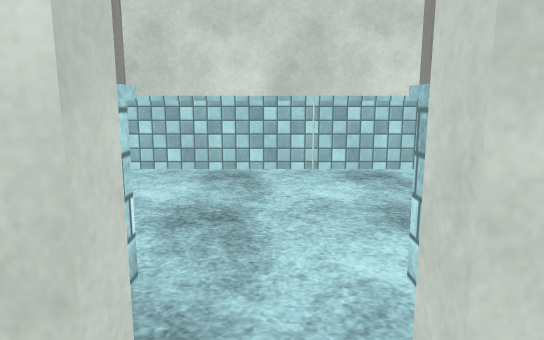
view 1 (above)

21 first-person views from a walk through a scene from a Unity 3-D project. The camera is 1.3 m above the floor, tilts 10° down and sees 70° across. The floor is counted in squares, 1 m on a side. Each view is taken from the middle of a square. On the plan, view 1 faces up. The plan holds only what a view shows up to about 16 squares ahead; the rest is blank. The place goes on beyond the plan. Door leaves are left out, so doorways stand open. Some surface patterns are stand-ins.

view 2
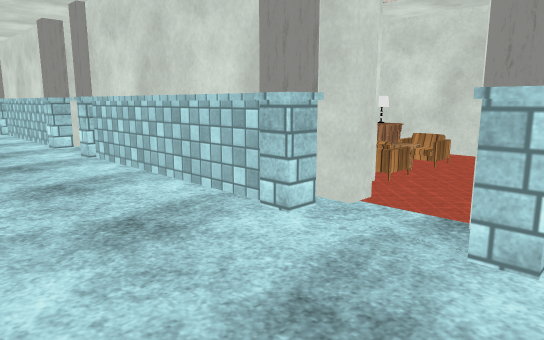

view 3
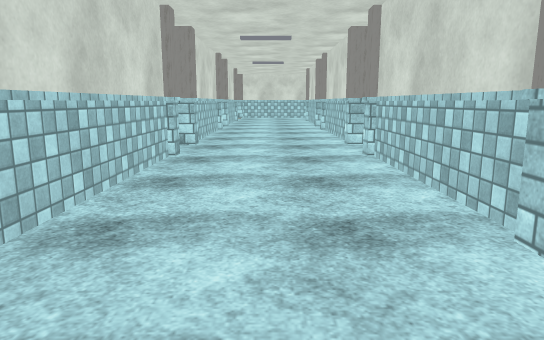

view 4
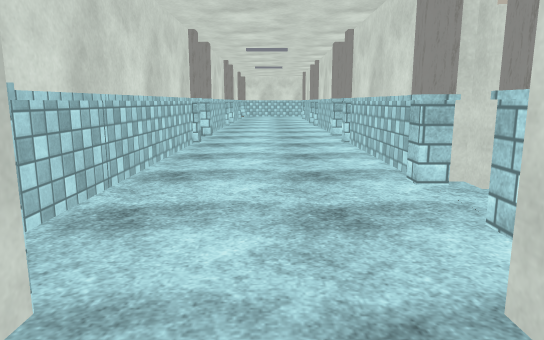

view 5
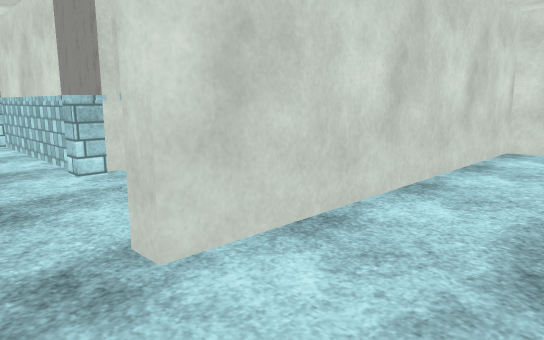

view 6
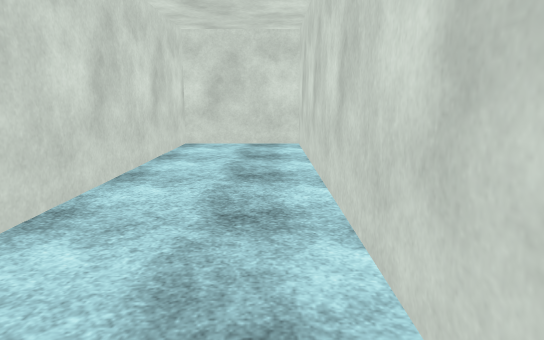

view 7
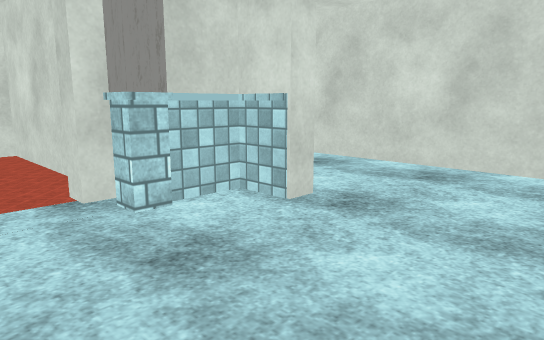

view 8
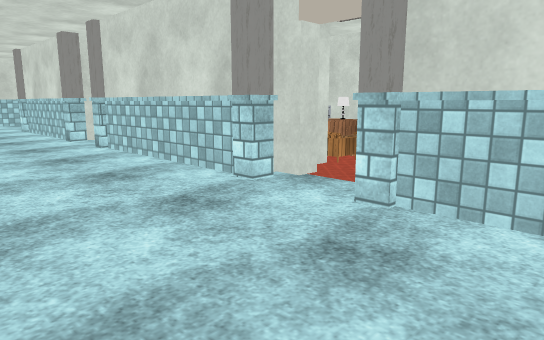

view 9
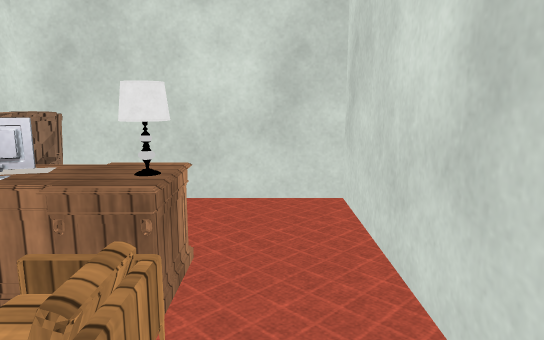

view 10
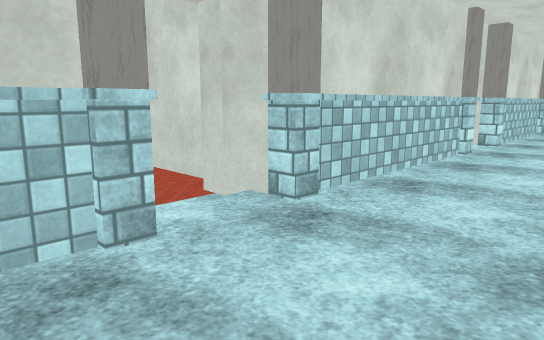

view 11
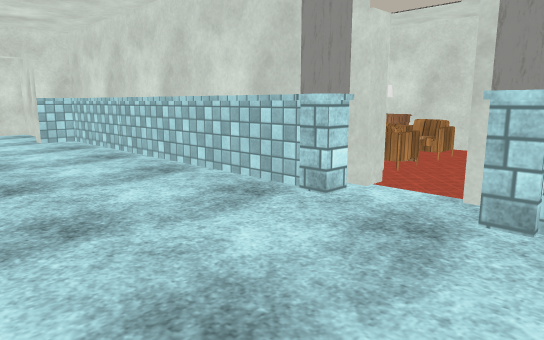

view 12
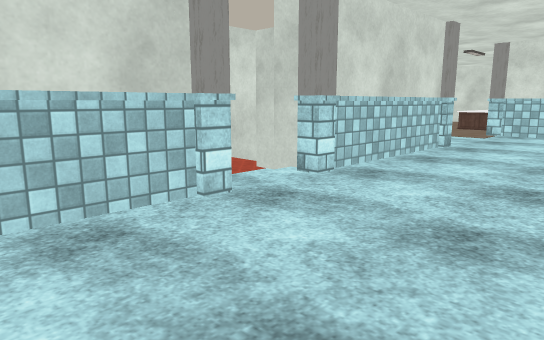

view 13
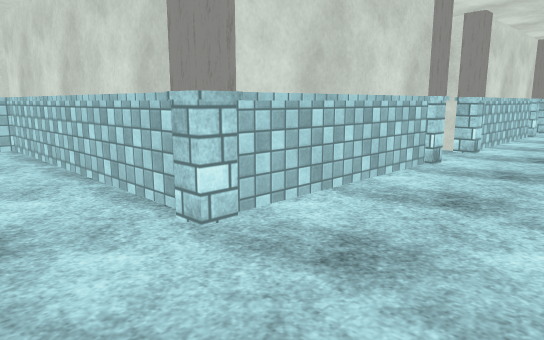

view 14
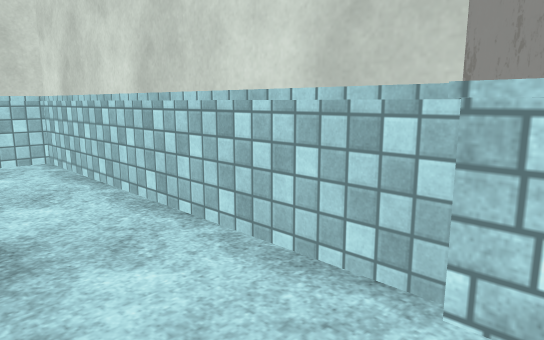

view 15
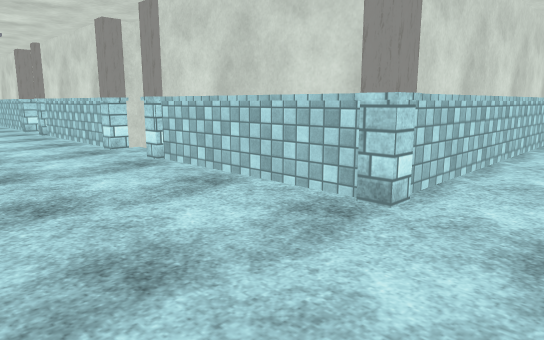

view 16
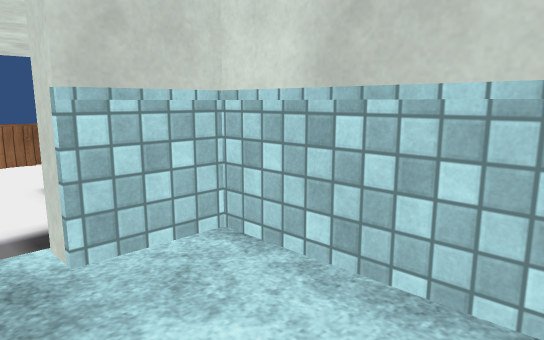

view 17
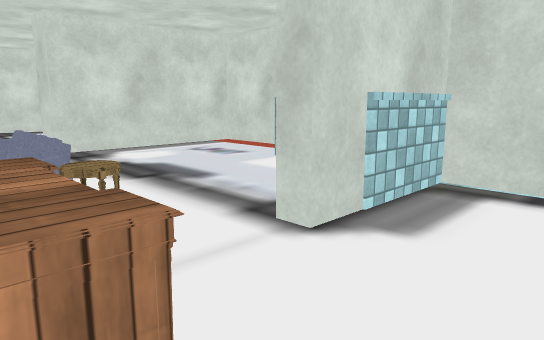

view 18
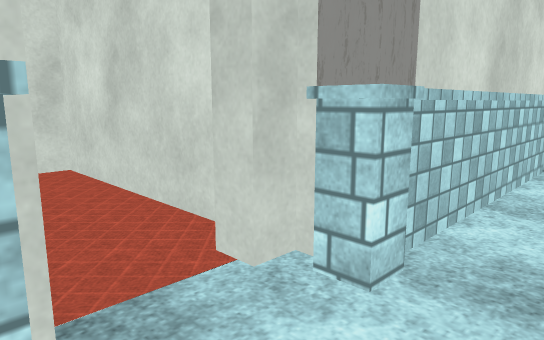

view 19
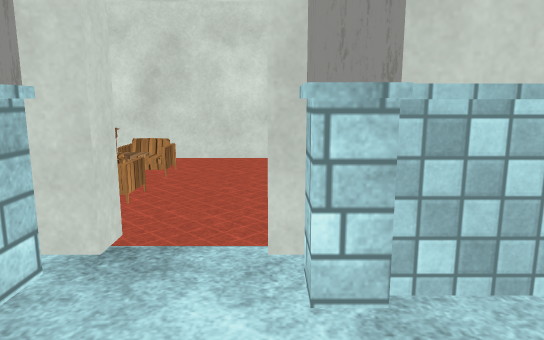

view 20
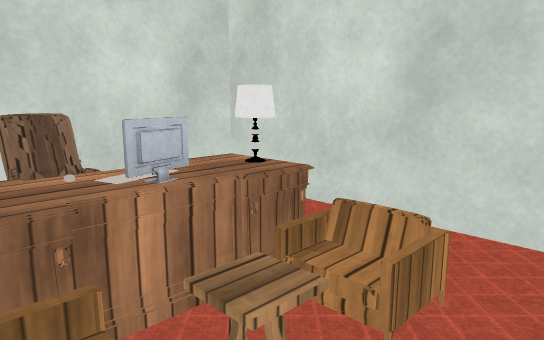

view 21
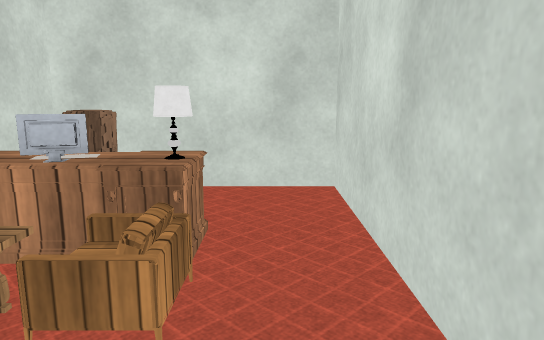

### Floor plan
Key: @ floor where view 1 was taken; # wall or solid block; . floor; D open door; P pillar; T table; M monitor; K keyboard; C chair; S sofa; O other object.
Columns run from 7 left of view 1 to 27 right of it. Each row starts with its distance up from view 1.
 12                                 #
 11                                 #.
 10                                ##.
  9               #####     ####   ##.
  8     ###########PDP#####PDDP#####P..
  7 ##  #..........P.P.....P..P.....P..
  6 #...D..............................
  5 #...D..............................
  4 #...D..............................
  3 #...#.P.P......P.P.....P..P.....P..
  2 #...##PDP#####PDDP#####PDDP####PP.
  1 #...###.## #####.## ##        ##...
  0 #...###@#TT####..#TT##         #...
 -1 #...###..MKC###..MKCC#         #..
 -2 #...###..TT.###..OTT.#         #..
 -3 #...###.....###......#         #...
 -4 #...#######################    #..
 -5 #...#                  #...    #...
 -6 #####                  #....#  ###.
 -7                        #.....  ###
 -8                        #...... #..
 -9                        #.......#..
-10                       ##...........
-11                           SSS.T....
-12                           SSS TTT.
-13                                TT .

Positions as (right, up) in squares from view 1, and headings:
1: (0, 0), facing up
2: (-2, 6), facing down-right
3: (-2, 5), facing right
4: (-5, 5), facing right
5: (-6, 5), facing down-right
6: (-6, 6), facing down
7: (1, 7), facing down-left
8: (5, 7), facing down-right
9: (0, -3), facing right
10: (6, 4), facing up-right
11: (11, 3), facing up-left
12: (13, 3), facing up-right
13: (27, 6), facing down-left
14: (27, 3), facing down-left
15: (27, 3), facing up-left
16: (27, -3), facing down-left
17: (27, -13), facing up-left
18: (10, 4), facing down-left
19: (8, 5), facing down
20: (9, 0), facing down-right
21: (8, -3), facing right
